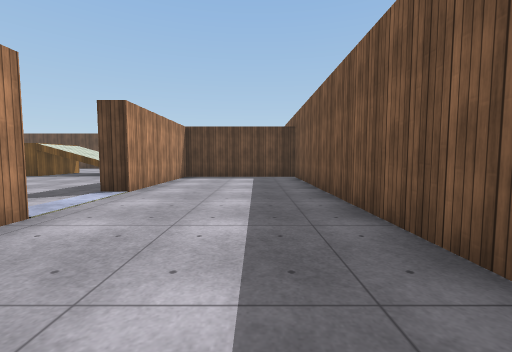
View 1 (above)

21 first-person views from a walk through a 3-D level made in the Unity game engine. The camera is 1.2 m above the floor, tilts 4° down and sees 90° across. The floor is counted in squares, 2 m on a side. Each view is taken from the middle of a square. On the plan, view 1 faces up. The plan holds only what a view shows up to about 9 squares ahead; the rest is blank. Surface patterns are stand-ins for the level's own textures.

View 2
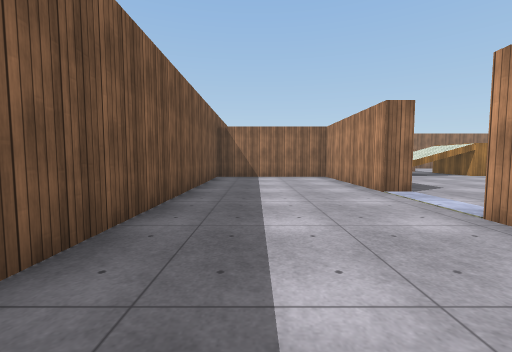

View 3
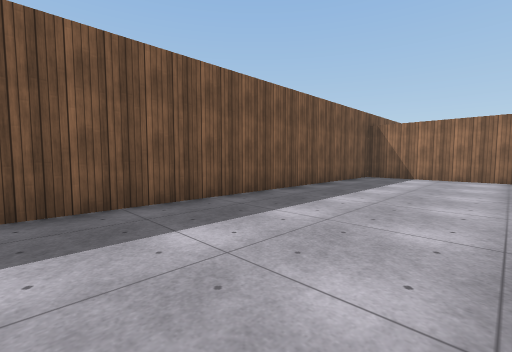

View 4
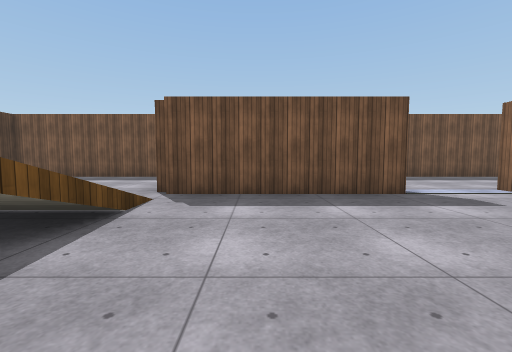

View 5
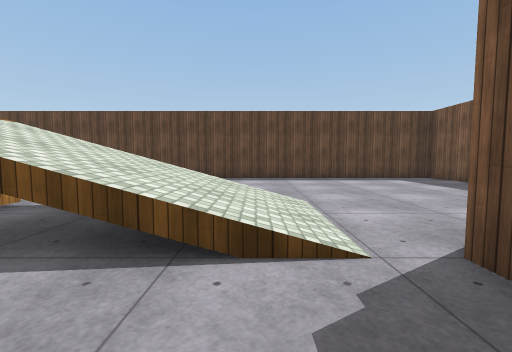

View 6
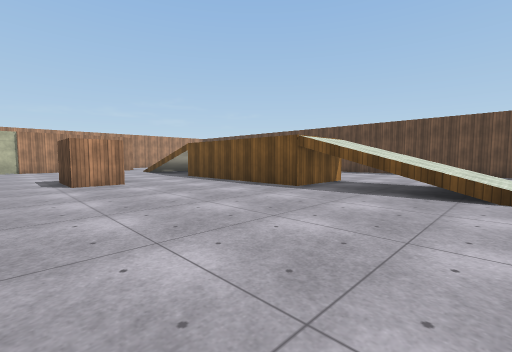

View 7
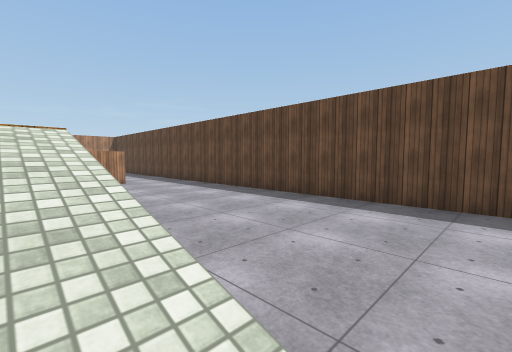

View 8
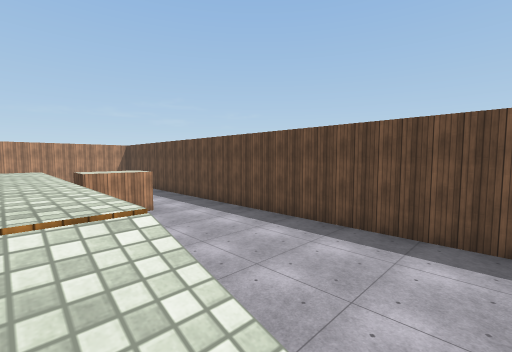

View 9
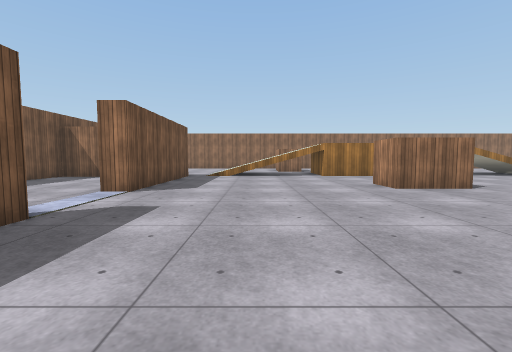

View 10
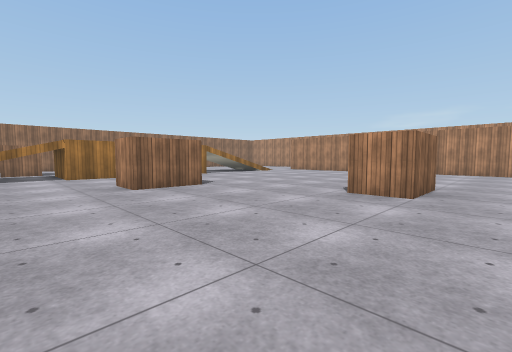

View 11
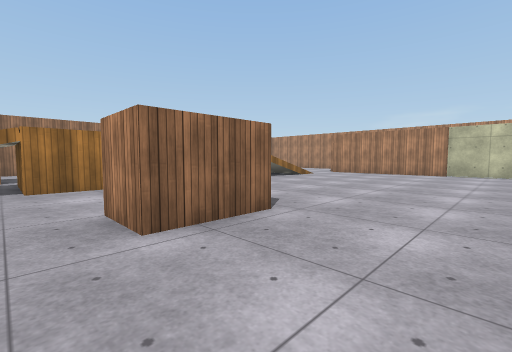

View 12
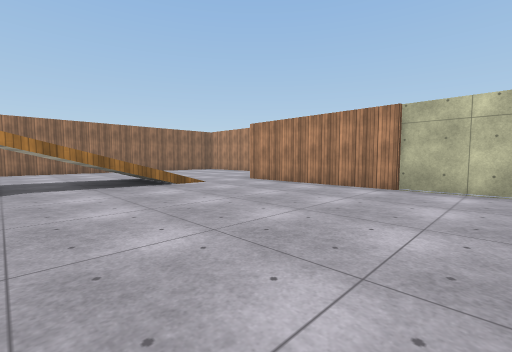

View 13
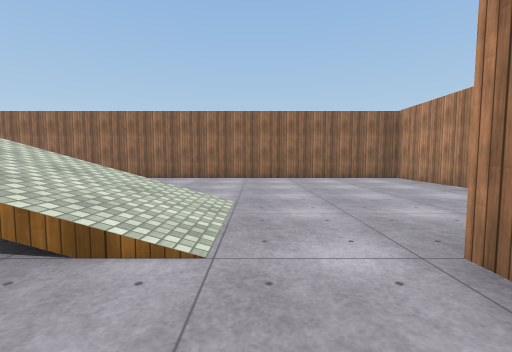

View 14
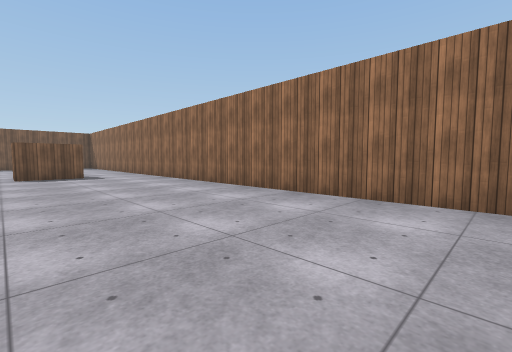

View 15
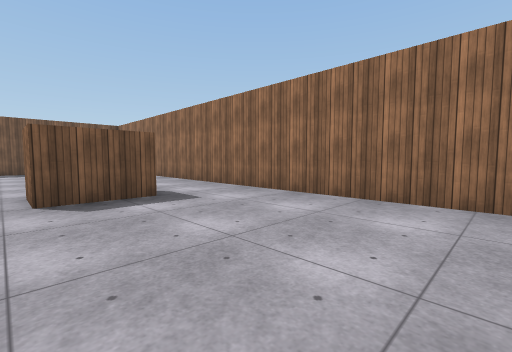

View 16
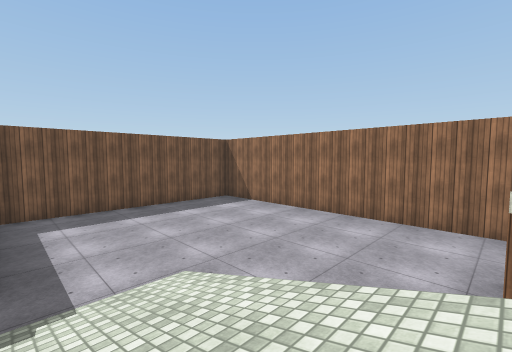

View 17
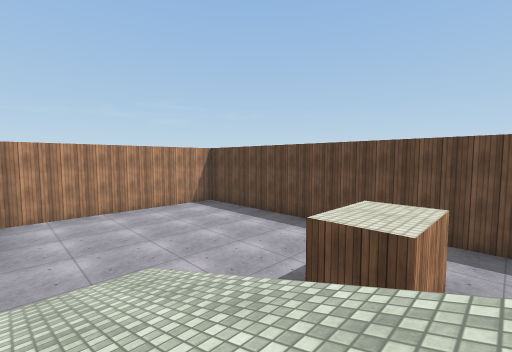

View 18
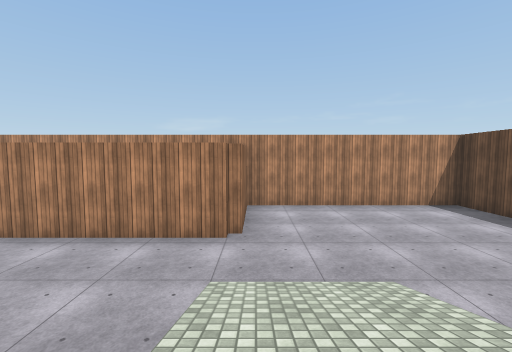

View 19
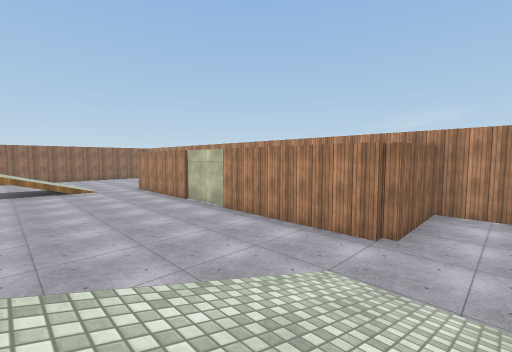

View 20
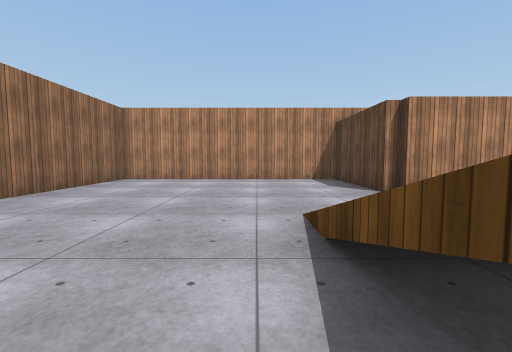

View 21
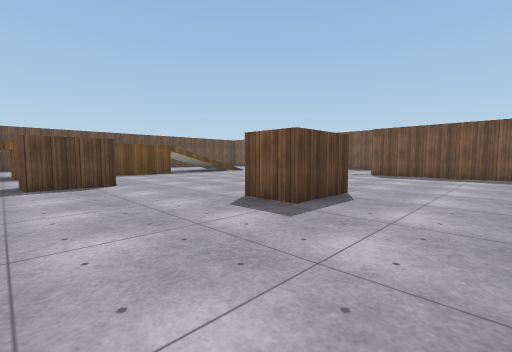

### Floor plan
Key: @ floor where view 1 was taken; # wall or solid block; . main floor; : floor 2.25 m higher than the main floor; / step, stairs or slope.
Columns run from 21 left of view 1 to 2 right of it. Each row starts with its distance up from view 1.
 15 ########################
 14 #......................#
 13 #......................#
 12 #.......#..............#
 11 #.........   ..........#
 10 #.....////::::////.....#
  9 #.....////    ////...
  8 ####..............######
  7    #..............#....#
  6    #..............#....#
  5    #......#.......#....#
  4    #...................#
  3    #...................#
  2    #........##....#....#
  1    #........##....#....#
  0    #..............#..@.#
 -1 ####..............##...#
 -2 #.....///     ////.#####
 -3 #.....///      ///.....#
 -4 #......................#
 -5 #..............#.......#
 -6 #......................#
 -7 #......................#
 -8 ########################

Positions as (right, up) in squares from view 1, and headings:
1: (0, 0), facing up
2: (0, 7), facing down
3: (-2, 7), facing down-right
4: (-7, 7), facing right
5: (-4, 7), facing up
6: (-4, 4), facing up-left
7: (-4, 10), facing up-left
8: (-6, 10), facing up-left
9: (-5, 7), facing down
10: (-6, 7), facing down-left
11: (-7, 4), facing down-left
12: (-12, 4), facing down-left
13: (-16, 0), facing down
14: (-16, -4), facing down-right
15: (-11, -4), facing down-right
16: (-6, -2), facing down-right
17: (-12, 9), facing up-left
18: (-13, 9), facing left
19: (-13, 10), facing down-left
20: (-13, -4), facing left
21: (-12, -1), facing up-right
